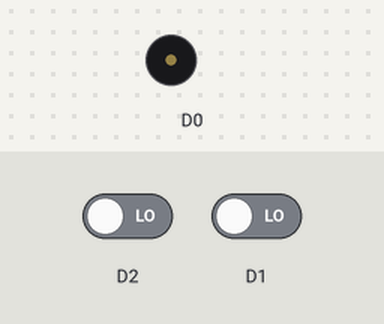
Recording of a sketch running on a simulated ESP8266 (NodeMCU). Parts: buzzer (waves = sounding). The inputs (shaded band) are chosen by the test bench; at power-on: D1 LOW, D2 LOW. WiFi joins after 1.5 s; servers stay silent unless stated; the Firebase database answers and starts empty; what the sketch prints to the serial monitor is not drawn.

Above: at 2.7 s.
2.8 s: D1 driven HIGH
At 3.3 s:
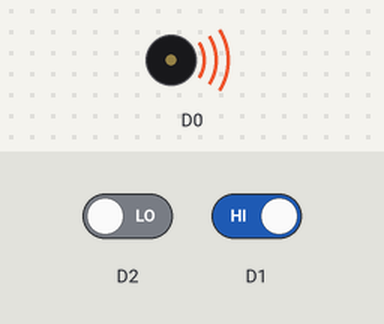
4.3 s: D1 driven LOW
At 5.7 s:
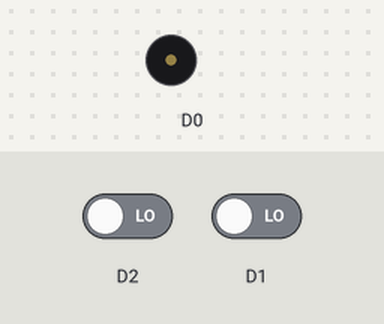
Timing chart, 0 to 7.3 s (numbered marks = the images above; inputs shaded):
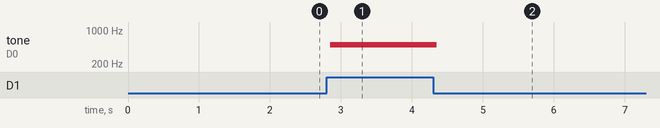

Measured:
- after the input at 2.8 s, tone on D0: silent → 500 Hz after 0.05 s
- after the input at 4.3 s, tone on D0: 500 Hz → silent after 0.05 s

The sketch:

MorseChat.ino
```cpp
#include <ESP8266WiFi.h>
#include <Firebase_ESP_Client.h>

#include "addons/TokenHelper.h"
#include "addons/RTDBHelper.h"

#define WIFI_SSID "Students"
#define WIFI_PASSWORD "Vij2ZtPvT4"

#define API_KEY "AIzaSyCfH7YG9bpzdNBP7_BbPBncfry7qOziKdg"

#define DATABASE_URL "https://espchat-8d969-default-rtdb.europe-west1.firebasedatabase.app/"

FirebaseData fbdo;

FirebaseAuth auth;
FirebaseConfig config;

bool signupOK = false;
String message = "Boyancho: ";
void setup() {
  pinMode(D1, INPUT);
  pinMode(D2, INPUT);
  Serial.begin(9600);
  WiFi.begin(WIFI_SSID, WIFI_PASSWORD);
  Serial.print("Connecting to Wi-Fi");
  while (WiFi.status() != WL_CONNECTED){
    Serial.print(".");
    delay(300);
  }
  Serial.println();
  Serial.print("Connected with IP: ");
  Serial.println(WiFi.localIP());
  Serial.println();

  config.api_key = API_KEY;
  config.database_url = DATABASE_URL;
  if (Firebase.signUp(&config, &auth, "", "")){
    //Serial.println("ok");
    signupOK = true;
  }
  else{
    //Serial.printf("%s\n", config.signer.signupError.message.c_str());
  }
  config.token_status_callback = tokenStatusCallback;
  Firebase.begin(&config, &auth);
  Firebase.reconnectWiFi(true);
}
int y = 0;
int n = 0;
int timePassed = 0;
int pastCount = 0;
String code = "";
bool space = true;
String Dictionary(bool dir, String input){
  String codes[39] = {"._", "_...", "_._.", "_..", ".", ".._.", "__.", "....", "..", ".___", "_._", "._..", "__", "_.", "___",
                      ".__.", "__._", "._.", "...", "_", ".._", "..._", ".__", "_.._", "_.__", "__..", ".____", "..___", "...__",
                      "...._", ".....", "_....", "__...", "___..", "____.", "_____", "._._._", "__..__", "..__.."};
  String letters[39] = {"a", "b", "c", "d", "e", "f", "g", "h", "i", "j", "k", "l", "m", "n", "o",
                      "p", "q", "r", "s", "t", "u", "v", "w", "x", "y", "z", "1", "2", "3",
                      "4", "5", "6", "7", "8", "9", "0", ".", ",", "?"};
  for (int i = 0; i < 39; i++)
  {
    if(dir){
      if (codes[i] == input){
        space = false;
        return letters[i];
      }
    }
    else{
      if (letters[i] == input){
        space = false;
        return codes[i];
      }
    }
  }
  return "";
}
void loop() {
  //Serial.println(digitalRead(1));
  if (timePassed % 50 == 0){
    if (Firebase.RTDB.getInt(&fbdo, "/Messages count")){
      if (fbdo.dataType() == "int"){
        int count = fbdo.intData();
        if (count != pastCount){
          for (int i = pastCount; i < count; i++){
            if (Firebase.RTDB.getString(&fbdo, "/Messages/" + std::to_string(i))){
              if (fbdo.dataType() == "string"){
                Serial.println(fbdo.stringData());
              }
            }
          }
          pastCount = count;
        }
      }
    }
  }
  if(digitalRead(D1)){
    tone(D0, 500);
    y++;
    n = 0;
  }
  else{
    n++;
    if (y > 0){
      if (y < 4){
        code = code + ".";
      }
      else{
        code = code + "_";
      }
      y = 0;
    }
    noTone(D0);
  }
  if (code != ""){
    if (n > 7 && n < 14 ){
      message = message + Dictionary(true, code);
      code = "";
    }
  }
  if (n == 35 && !space){
     message = message + " ";
     space = true;
  }
  AddMessage();
  delay(75);
  timePassed++;
}

void AddMessage(){
  if (digitalRead(D2) && message != "Boyancho: ")
  {
    tone(D0, 500);
    space = true;
    if (Firebase.RTDB.getInt(&fbdo, "/Messages count")){
      if (fbdo.dataType() == "int"){
        Firebase.RTDB.setString(&fbdo, "Messages/" + std::to_string(fbdo.intData()), message);
        Firebase.RTDB.setInt(&fbdo, "Messages count", fbdo.intData() + 1);
        message = "Boyancho: ";
      }
    }
    noTone(D0);
  }
}
```
